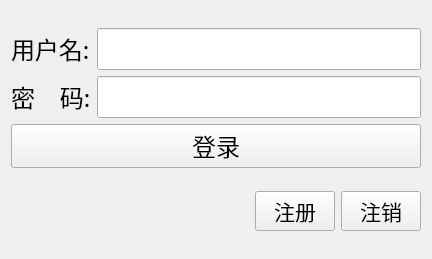
<?xml version="1.0" encoding="UTF-8"?>
<ui version="4.0">
 <class>TcpClient</class>
 <widget class="QWidget" name="TcpClient">
  <property name="geometry">
   <rect>
    <x>0</x>
    <y>0</y>
    <width>432</width>
    <height>259</height>
   </rect>
  </property>
  <property name="windowTitle">
   <string>TcpClient</string>
  </property>
  <layout class="QVBoxLayout" name="verticalLayout_2">
   <item>
    <layout class="QVBoxLayout" name="verticalLayout">
     <item>
      <spacer name="verticalSpacer_2">
       <property name="orientation">
        <enum>Qt::Vertical</enum>
       </property>
       <property name="sizeHint" stdset="0">
        <size>
         <width>20</width>
         <height>40</height>
        </size>
       </property>
      </spacer>
     </item>
     <item>
      <layout class="QGridLayout" name="gridLayout">
       <item row="0" column="0">
        <widget class="QLabel" name="label">
         <property name="font">
          <font>
           <family>Adobe Devanagari</family>
           <pointsize>18</pointsize>
          </font>
         </property>
         <property name="text">
          <string>用户名:</string>
         </property>
        </widget>
       </item>
       <item row="0" column="1">
        <widget class="QLineEdit" name="name_le">
         <property name="font">
          <font>
           <family>Adobe Devanagari</family>
           <pointsize>18</pointsize>
          </font>
         </property>
        </widget>
       </item>
       <item row="1" column="0">
        <widget class="QLabel" name="label_2">
         <property name="font">
          <font>
           <family>Adobe Devanagari</family>
           <pointsize>18</pointsize>
          </font>
         </property>
         <property name="text">
          <string>密    码:</string>
         </property>
        </widget>
       </item>
       <item row="1" column="1">
        <widget class="QLineEdit" name="pwd_le">
         <property name="font">
          <font>
           <family>Adobe Devanagari</family>
           <pointsize>18</pointsize>
          </font>
         </property>
         <property name="echoMode">
          <enum>QLineEdit::Password</enum>
         </property>
        </widget>
       </item>
       <item row="2" column="0" colspan="2">
        <widget class="QPushButton" name="login_pb">
         <property name="font">
          <font>
           <family>Adobe Devanagari</family>
           <pointsize>18</pointsize>
          </font>
         </property>
         <property name="text">
          <string>登录</string>
         </property>
        </widget>
       </item>
      </layout>
     </item>
     <item>
      <spacer name="verticalSpacer">
       <property name="orientation">
        <enum>Qt::Vertical</enum>
       </property>
       <property name="sizeHint" stdset="0">
        <size>
         <width>20</width>
         <height>40</height>
        </size>
       </property>
      </spacer>
     </item>
     <item>
      <layout class="QHBoxLayout" name="horizontalLayout">
       <item>
        <spacer name="horizontalSpacer">
         <property name="orientation">
          <enum>Qt::Horizontal</enum>
         </property>
         <property name="sizeHint" stdset="0">
          <size>
           <width>40</width>
           <height>20</height>
          </size>
         </property>
        </spacer>
       </item>
       <item>
        <widget class="QPushButton" name="regist_pb">
         <property name="font">
          <font>
           <family>Adobe Devanagari</family>
           <pointsize>16</pointsize>
          </font>
         </property>
         <property name="text">
          <string>注册</string>
         </property>
        </widget>
       </item>
       <item>
        <widget class="QPushButton" name="logout_pb">
         <property name="font">
          <font>
           <family>Adobe Devanagari</family>
           <pointsize>16</pointsize>
          </font>
         </property>
         <property name="text">
          <string>注销</string>
         </property>
        </widget>
       </item>
      </layout>
     </item>
     <item>
      <spacer name="verticalSpacer_3">
       <property name="orientation">
        <enum>Qt::Vertical</enum>
       </property>
       <property name="sizeHint" stdset="0">
        <size>
         <width>20</width>
         <height>40</height>
        </size>
       </property>
      </spacer>
     </item>
    </layout>
   </item>
  </layout>
 </widget>
 <layoutdefault spacing="6" margin="11"/>
 <resources/>
 <connections/>
</ui>
